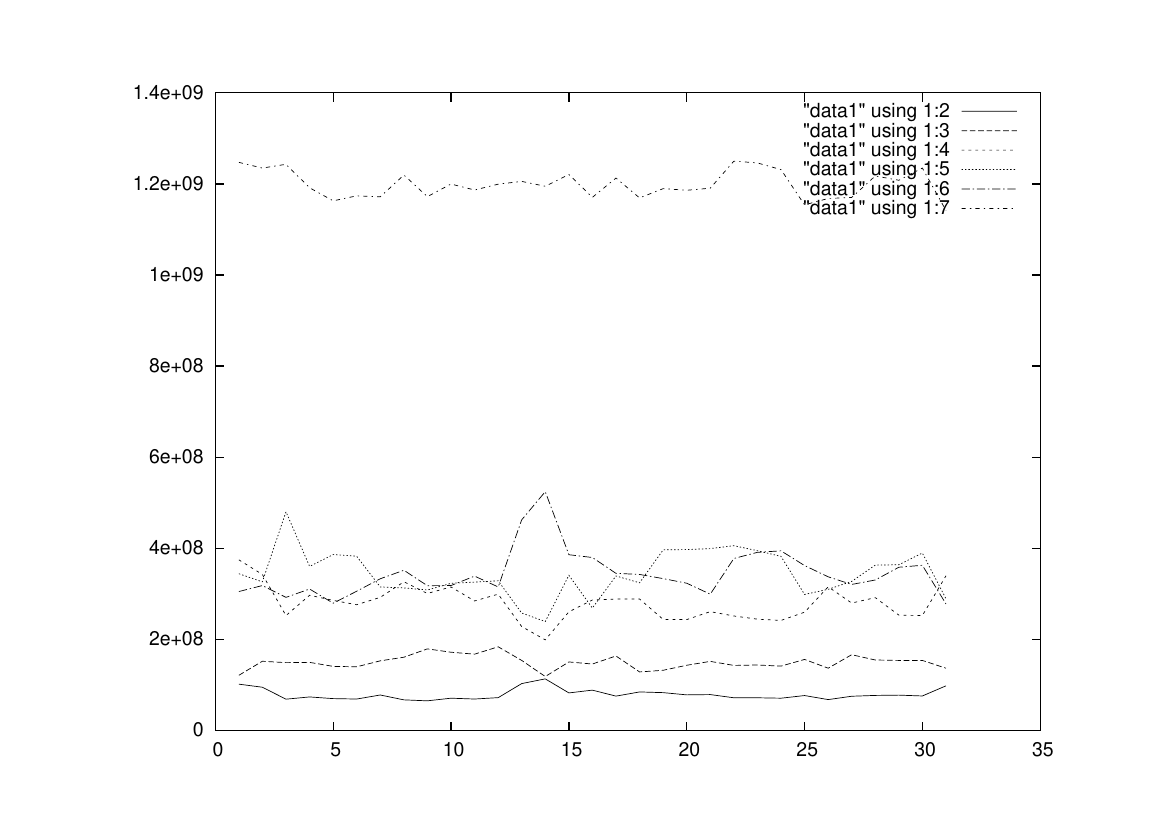

Generate this figure with gnuplot:
set term postscript
set output "plot1.ps"
set yrange [0:]
plot "data1" using 1:2 with lines, "data1" using 1:3 with lines, "data1" using 1:4 with lines, "data1" using 1:5 with lines, "data1" using 1:6 with lines, "data1" using 1:7 with lines



